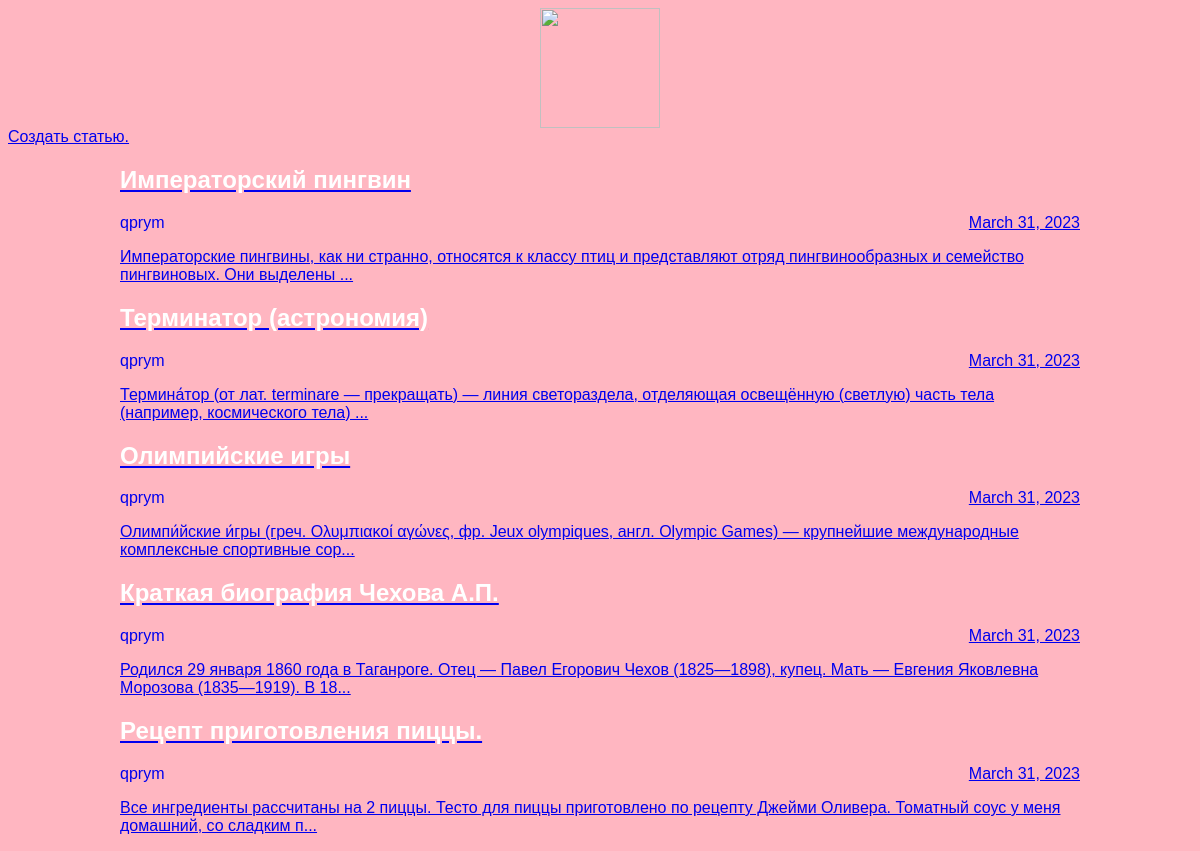
The page / on the database its author committed.
### articles/models.py (models this page shows, shortened)
class Article(models.Model):
    title = models.CharField(max_length=200)
    author = models.ForeignKey(User, on_delete=models.CASCADE)
    text = models.TextField()
    created_date = models.DateField(auto_now_add=True)
    def get_excerpt(self):
        return self.text[:140] + "..." if len(self.text) > 140 else self.text

### articles/views.py (the view)
# urls.py: path('', views.archive, name="archive"),
def archive(request):
    return render(request, 'archive.html', {"posts": Article.objects.all()})

### articles/templates/archive.html (shortened to what this page needs)
<!DOCTYPE html>
<html lang="en">
<head>
    <link rel="stylesheet" href="{{STATIC_URL}}/static/article1.css">
</head>
<body>
<div class="header">
    <img src="https://catherineasquithgallery.com/uploads/posts/2021-03/1614593702_45-p-kniga-na-belom-fone-kartinki-79.png" width="120" height="120" />
</div>
<a href="../article/new/"> Создать статью.</a>
<div class="archive">
    {% for post in posts %}
    <div class="one-post">
        <a href="/article/{{post.id}}">
            <h2 class="post-title">{{ post.title }}</h2>
    <div class="article-info">
    <div class="article-author">{{ post.author.username }}</div>
    <div class="article-created-date">{{ post.created_date }}</div>
    </div>
        <p class="article-text">{{ post.get_excerpt }}</p>
    </div>
    {% endfor %}
</div>
</body>
</html>

### articles/static/article1.css (style rules this page uses)
body { background: #ffb6c1; font-family: Tahoma, Arial, sans-serif; color: #ffffff; }
.header img { display: block; margin-left: auto; margin-right: auto; }
.header { text-align: right; }
.archive { width: 960px; margin-left: auto; margin-right: auto; }
.post-title { color: #ffffff; }
.article-author { width: 50%; float: left; }
.article-created-date { text-align: right; }

### rows shown on the page
Article: title "Императорский пингвин", author.username "qprym", created_date "March 31, 2023", get_excerpt "Императорские пингвины, как ни странно, относятся к классу птиц и представляют отряд пингвинообразных и семейство пингвиновых. Они выделены ..."
Article: title "Терминатор (астрономия)", author.username "qprym", created_date "March 31, 2023", get_excerpt "Термина́тор (от лат. terminare — прекращать) — линия светораздела, отделяющая освещённую (светлую) часть тела (например, космического тела) ..."
Article: title "Олимпийские игры", author.username "qprym", created_date "March 31, 2023", get_excerpt "Олимпи́йские и́гры (греч. Ολυμπιακοί αγώνες, фр. Jeux olympiques, англ. Olympic Games) — крупнейшие международные комплексные спортивные сор..."
Article: title "Краткая биография Чехова А.П.", author.username "qprym", created_date "March 31, 2023", get_excerpt "Родился 29 января 1860 года в Таганроге. Отец — Павел Егорович Чехов (1825—1898), купец. Мать — Евгения Яковлевна Морозова (1835—1919). В 18..."
Article: title "Рецепт приготовления пиццы.", author.username "qprym", created_date "March 31, 2023", get_excerpt "Все ингредиенты рассчитаны на 2 пиццы. Тесто для пиццы приготовлено по рецепту Джейми Оливера. Томатный соус у меня домашний, со сладким п..."
